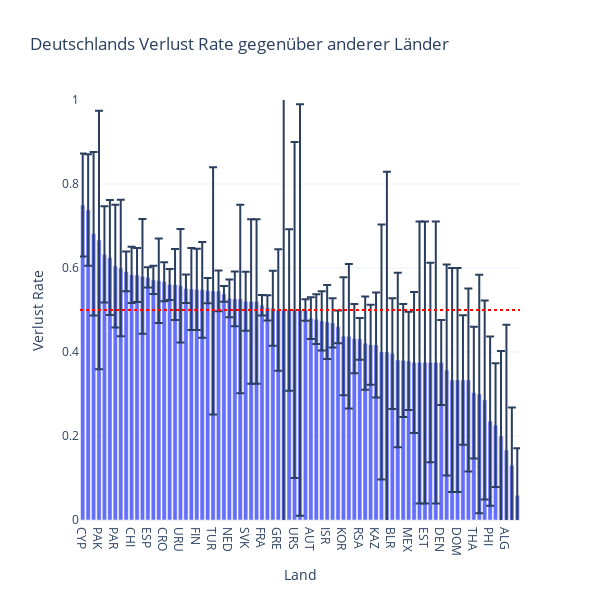

The code cell stored with this chart in its notebook:
### Code cell
germanys_losses = win_counts.loc[win_counts["loser_ioc"] == "GER"].sort_values(by="win_rate", ascending=False)
px.bar(germanys_losses, x="winner_ioc", y="win_rate", title="Deutschlands Verlust Rate gegenüber anderer Länder",
       height=600, width=600, range_y=[0, 1], labels={
        "winner_ioc": "Land",
        "win_rate": "Verlust Rate"
    }, error_y="loss_rate_ci", template="plotly_white").add_hline(y=0.5, line_dash="dot", line_color="red")

### Figure 1 — Plotly figure (JSON) as saved in the notebook; plotly's stock layout.template omitted (floating-point values rounded to 4 significant figures)
{"data": [{"alignmentgroup": "True", "error_y": {"array": [0.1225, 0.133, 0.1946, 0.308, 0.1146, 0.137, 0.1461, 0.1623, 0.04735, 0.06683, 0.06399, 0.1368, 0.02394, 0.03354, 0.1006, 0.04645, 0.03679, 0.08467, 0.135, 0.03384, 0.09751, 0.09657, 0.1142, 0.0302, 0.2943, 0.04838, 0.01874, 0.04504, 0.0651, 0.2245, 0.0703, 0.1958, 0.1958, 0.02452, 0.02989, 0.08909, 0.1445, 0.693, 0.1922, 0.4001, 0.49, 0.02588, 0.04978, 0.05915, 0.07063, 0.08822, 0.05877, 0.03876, 0.1403, 0.1719, 0.08234, 0.04993, 0.111, 0.09524, 0.1247, 0.3036, 0.4294, 0.1317, 0.2077, 0.1345, 0.117, 0.1677, 0.3355, 0.3355, 0.2372, 0.3355, 0.1012, 0.251, 0.2667, 0.2667, 0.154, 0.2178, 0.1568, 0.284, 0.2366, 0.2016, 0.1472, 0.2024, 0.2982, 0.1376, 0.1119]}, "hovertemplate": "Land=%{x}<br>Verlust Rate=%{y}<extra></extra>", "legendgroup": "", "marker": {"color": "#636efa", "pattern": {"shape": ""}}, "name": "", "offsetgroup": "", "orientation": "v", "showlegend": false, "textposition": "auto", "x": ["CYP", "UZB", "LTU", "PAK", "MAR", "ZIM", "PAR", "BUL", "SUI", "CHI", "SRB", "PER", "ESP", "ARG", "POL", "CRO", "RUS", "NZL", "URU", "CZE", "UKR", "FIN", "ECU", "SWE", "TUR", "GBR", "USA", "NED", "ROU", "LUX", "SVK", "BIH", "GEO", "FRA", "AUS", "HUN", "GRE", "SEN", "LAT", "URS", "TCH", "GER", "AUT", "BRA", "CAN", "ISR", "BEL", "ITA", "KOR", "EGY", "JPN", "RSA", "COL", "IND", "KAZ", "BAH", "KEN", "BLR", "YUG", "POR", "MEX", "NOR", "NGR", "EST", "ARM", "IRI", "DEN", "MON", "CRC", "DOM", "SLO", "TUN", "THA", "MDA", "CHN", "PHI", "TPE", "BOL", "ALG", "VEN", "UNK"], "xaxis": "x", "y": [0.75, 0.7381, 0.6818, 0.6667, 0.6324, 0.625, 0.6047, 0.6, 0.5918, 0.5837, 0.5833, 0.58, 0.5776, 0.5718, 0.5699, 0.5675, 0.5608, 0.5606, 0.5577, 0.5506, 0.55, 0.549, 0.5479, 0.546, 0.5455, 0.5455, 0.5382, 0.5275, 0.5265, 0.5263, 0.5206, 0.52, 0.52, 0.5113, 0.5051, 0.5041, 0.5, 0.5, 0.5, 0.5, 0.5, 0.5, 0.4806, 0.4781, 0.474, 0.4715, 0.4693, 0.4598, 0.4375, 0.4375, 0.4317, 0.4312, 0.4211, 0.4175, 0.4167, 0.4, 0.4, 0.3962, 0.381, 0.38, 0.3788, 0.375, 0.375, 0.375, 0.375, 0.375, 0.375, 0.3571, 0.3333, 0.3333, 0.3333, 0.3333, 0.303, 0.3, 0.2857, 0.2353, 0.2258, 0.2, 0.1667, 0.1304, 0.05882], "yaxis": "y", "type": "bar"}], "layout": {"xaxis": {"anchor": "y", "domain": [0.0, 1.0], "title": {"text": "Land"}}, "yaxis": {"anchor": "x", "domain": [0.0, 1.0], "title": {"text": "Verlust Rate"}, "range": [0, 1]}, "legend": {"tracegroupgap": 0}, "title": {"text": "Deutschlands Verlust Rate gegenüber anderer Länder"}, "barmode": "relative", "height": 600, "width": 600, "shapes": [{"line": {"color": "red", "dash": "dot"}, "type": "line", "x0": 0, "x1": 1, "xref": "x domain", "y0": 0.5, "y1": 0.5, "yref": "y"}]}}
